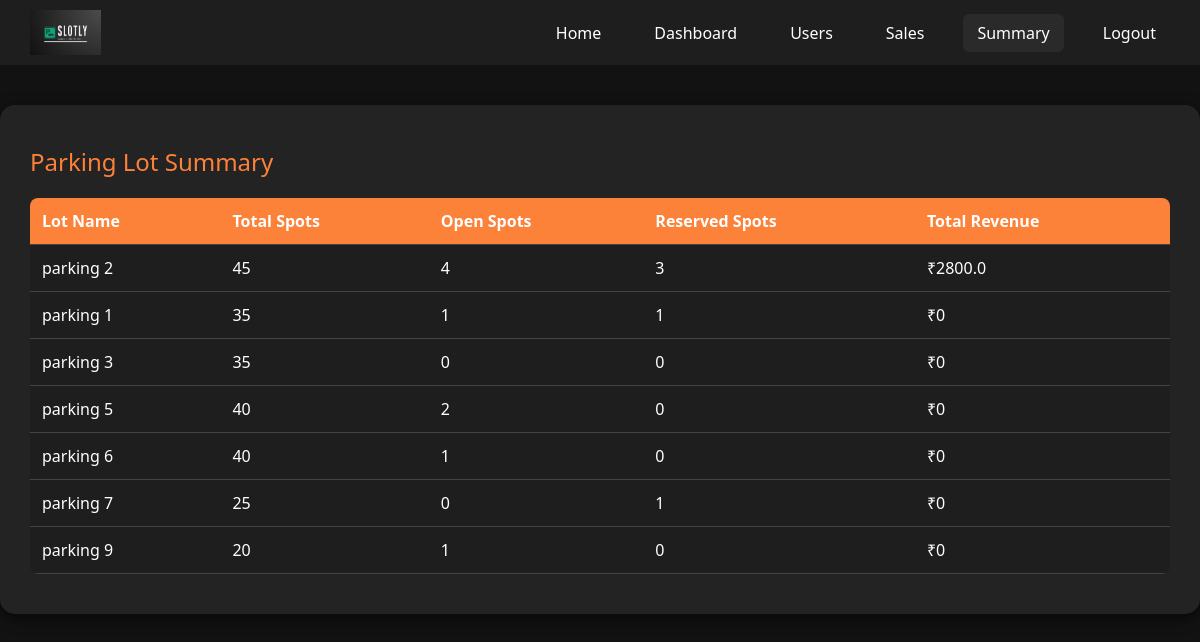
Screenshot of /admin/summary with the database file from the repository.
### app/models.py (models this page shows)
class ParkingLot(db.Model):
    id = db.Column(db.Integer, primary_key=True)
    prime_location_name = db.Column(db.String(100), nullable=False)
    price_per_hour = db.Column(db.Float, nullable=False)
    address = db.Column(db.Text, nullable=False)
    pincode = db.Column(db.String(10), nullable=False)
    max_spots = db.Column(db.Integer, nullable=False)
    spots = db.relationship("ParkingSpot", backref="lot", lazy=True)

### app/routes/admin_routes.py (the view)
@admin_bp.route('/admin/summary')
def admin_summary():
    lots = ParkingLot.query.all()
    summary = []
    for lot in lots:
        open_spots = sum(1 for s in lot.spots if s.status == 'A')
        reserved_spots = sum(1 for s in lot.spots if s.status == 'O')
        revenue = sum(r.cost_per_hour for s in lot.spots for r in s.reservations if r.leaving_time)
        summary.append({
            'lot_name': lot.prime_location_name,
            'total_spots': lot.max_spots,
            'open_spots': open_spots,
            'reserved_spots': reserved_spots,
            'revenue': revenue
        })
    return render_template('admin_summary.html', summary=summary)

### app/templates/admin_summary.html (shortened to what this page needs)
<!DOCTYPE html>
<html lang="en">
<head>
    <link rel="stylesheet" href="{{ url_for('static', filename='style.css') }}">
</head>
<body>
    <nav>
        <img src="{{ url_for('static', filename='slotly_logo.png') }}" alt="Slotly Logo">
        <div class="nav-links">
            <a href="{{ url_for('main_bp.home') }}">Home</a>
            <a href="{{ url_for('admin_bp.admin_dashboard') }}">Dashboard</a>
            <a href="{{ url_for('admin_bp.admin_users') }}">Users</a>
            <a href="{{ url_for('admin_bp.admin_sales') }}">Sales</a>
            <a href="{{ url_for('admin_bp.admin_summary') }}" class="active">Summary</a>
            <a href="{{ url_for('admin_bp.logout') }}">Logout</a>
        </div>
    </nav>
    <div class="dashboard-container">
        <div class="section-title">Parking Lot Summary</div>
        <table>
            <thead>
                <tr>
                    <th>Lot Name</th>
                    <th>Total Spots</th>
                    <th>Open Spots</th>
                    <th>Reserved Spots</th>
                    <th>Total Revenue</th>
                </tr>
            </thead>
            <tbody>
                {% for item in summary %}
                <tr>
                    <td>{{ item.lot_name }}</td>
                    <td>{{ item.total_spots }}</td>
                    <td>{{ item.open_spots }}</td>
                    <td>{{ item.reserved_spots }}</td>
                    <td>₹{{ item.revenue }}</td>
                </tr>
                {% endfor %}
            </tbody>
        </table>
    </div>
</body>
</html>

### app/templates/admin_summary.html (style rules this page uses)
body { background-color: #121212; font-family: 'Segoe UI', sans-serif; color: #ffffff; margin: 0; padding: 0; }
nav { background-color: #1e1e1e; display: flex; align-items: center; justify-content: space-between; padding: 10px 30px; }
nav img { height: 45px; }
.nav-links { display: flex; align-items: center; gap: 25px; }
.nav-links a { color: white; text-decoration: none; font-weight: 500; font-size: 1rem; padding: 8px 14px; border-radius: 6px; transition: 0.3s; }
.nav-links a:hover, .nav-links a.active { background-color: #2a2a2a; }
.dashboard-container { max-width: 1200px; margin: 40px auto; background-color: #232323; padding: 40px 30px; border-radius: 15px; box-shadow: 0 4px 15px rgba(0,0,0,0.6); }
.section-title { color: #fc8139; font-size: 1.5rem; margin-bottom: 20px; }
table { width: 100%; border-collapse: collapse; background: #1e1e1e; border-radius: 8px; overflow: hidden; }
th, td { padding: 12px; text-align: left; border-bottom: 1px solid #444; }
th { background: #fc8139; color: #fff; font-weight: 600; }

### rows the page displays
ParkingLot: lot_name "parking 2", total_spots "45", open_spots "4", reserved_spots "3", revenue "2800.0"
ParkingLot: lot_name "parking 1", total_spots "35", open_spots "1", reserved_spots "1", revenue "0"
ParkingLot: lot_name "parking 3", total_spots "35", open_spots "0", reserved_spots "0", revenue "0"
ParkingLot: lot_name "parking 5", total_spots "40", open_spots "2", reserved_spots "0", revenue "0"
ParkingLot: lot_name "parking 6", total_spots "40", open_spots "1", reserved_spots "0", revenue "0"
ParkingLot: lot_name "parking 7", total_spots "25", open_spots "0", reserved_spots "1", revenue "0"
ParkingLot: lot_name "parking 9", total_spots "20", open_spots "1", reserved_spots "0", revenue "0"
